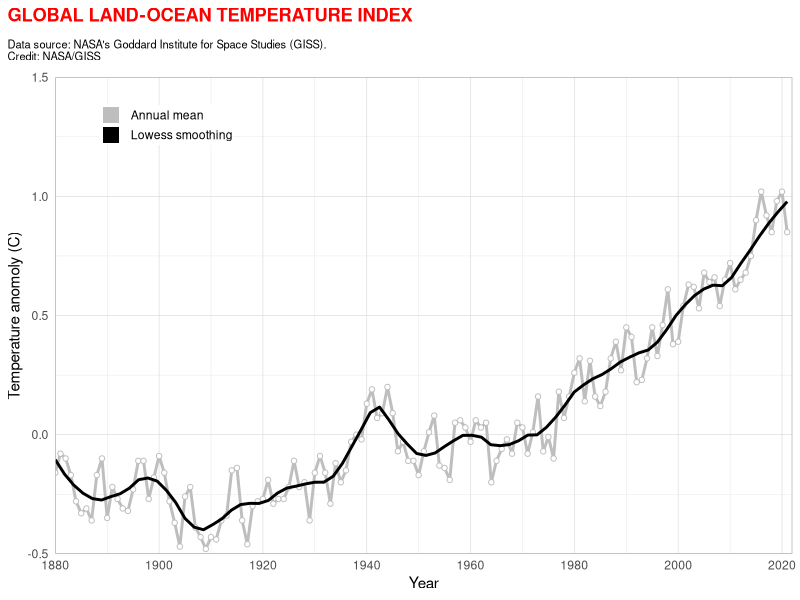
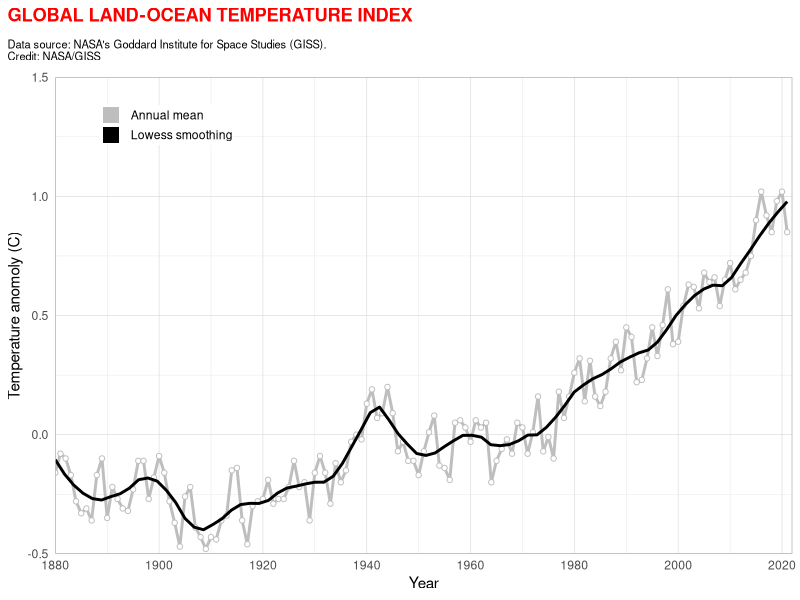

Write the R code that produced these figures, in order.
library(tidyverse)

read_csv("data/GLB.Ts+dSST.csv", skip=1, na = "***") |>
  select(year = Year, t_diff = `J-D`) |>
  ggplot(aes(x = year, y = t_diff)) +
  geom_line(aes(color = "1"), size = 1, show.legend = FALSE) +
  geom_point(fill = "white", aes(color = "1"), shape = 21, show.legend = TRUE) +
  geom_smooth(se = FALSE, aes(color = "2"), size = 1, span = 0.15, show.legend = FALSE) +
  scale_x_continuous(breaks = seq(1880, 2023, 20), expand = c(0,0)) +
  scale_y_continuous(limits = c(-0.5, 1.5), expand = c(0,0)) +
  scale_color_manual(name = NULL, 
                     breaks = c(1, 2), 
                     values = c("grey", "black"), 
                     labels = c("Annual mean", "Lowess smoothing"),
                     guide = guide_legend(override.aes = list(shape = 15, size = 5))) +
  labs(
    x = "Year",
    y = "Temperature anomoly (C)",
    title = "GLOBAL LAND-OCEAN TEMPERATURE INDEX",
    subtitle = "Data source: NASA's Goddard Institute for Space Studies (GISS). \nCredit: NASA/GISS"
  ) +
  theme_light() + 
  theme(
    axis.ticks = element_blank(),
    plot.title.position = "plot",
    plot.title = element_text(margin = margin(b = 10), color = "red", face = "bold"),
    plot.subtitle = element_text(size = 8, margin = margin(b=10)),
    legend.position = c(0.15, 0.9),
    legend.title = element_text(size = 0),
    legend.key.height = unit(10, "pt"),
    legend.margin = margin(0,0,0)
  )

ggsave("visuals/temp_index_plot.png", width = 6, height = 4)  
